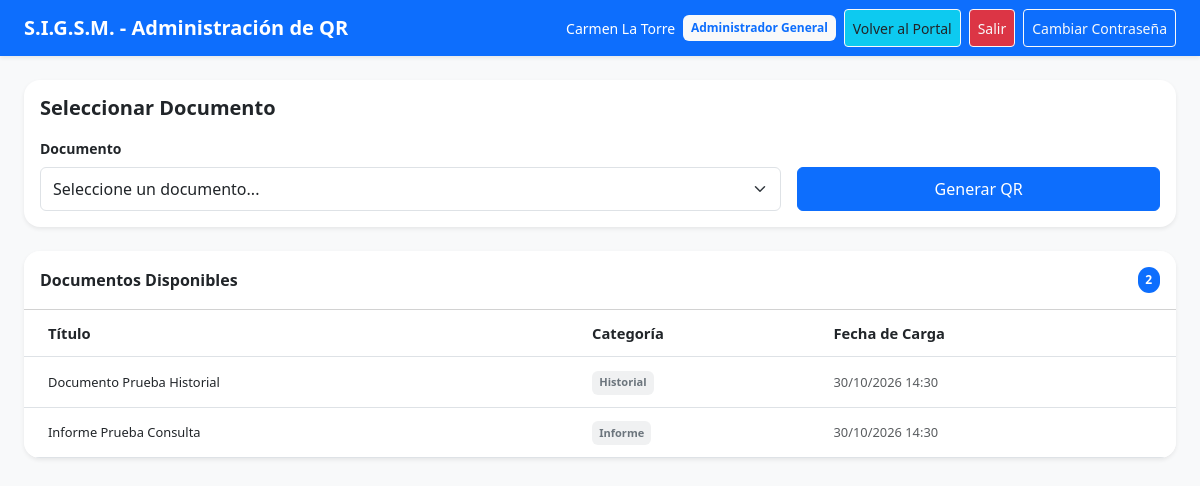
/views/qr_documentos.php (signed in), run on the app's committed database.
### tables this page shows
CREATE TABLE documento (
id_documento INT PRIMARY KEY AUTO_INCREMENT,
id_categoria INT,
id_usuario_carga INT,
titulo VARCHAR(255) NOT NULL,
url_archivo VARCHAR(255) NOT NULL,
fecha_carga DATETIME DEFAULT CURRENT_TIMESTAMP,
FOREIGN KEY (id_categoria) REFERENCES categoria_documento(id_categoria) ON DELETE RESTRICT,
FOREIGN KEY (id_usuario_carga) REFERENCES usuario(id_usuario) ON DELETE RESTRICT
);

CREATE TABLE categoria_documento (
id_categoria INT PRIMARY KEY AUTO_INCREMENT,
nombre VARCHAR(255) NOT NULL,
descripcion TEXT
);

### includes/auth_middleware.php (called while the page is built, shortened)
<?php
if (!function_exists('e')) {
    function e($datoV) {
        return htmlspecialchars($datoV ?? '', ENT_QUOTES | ENT_SUBSTITUTE, 'UTF-8');
    }
}
function obtenerRol() {
    return $_SESSION['role_name'] ?? 'Invitado';
}

### models/Documento.php (called while the page is built, shortened)
<?php
class Documento {
    private $conexion;
    public function __construct($bd) {
        $this->conexion = $bd;
    }
    public function listar() {
        $sql = '
            SELECT d.id_documento, d.titulo, d.url_archivo, d.fecha_carga, d.id_categoria, c.nombre AS categoria
            FROM documento d
            LEFT JOIN categoria_documento c ON d.id_categoria = c.id_categoria
            ORDER BY d.fecha_carga DESC
        ';
        $prep = $this->conexion->prepare($sql);
        $prep->execute();
        return $prep->fetchAll();
    }
}

### views/qr_documentos.php (the view, shortened to what this page needs)
<?php
require_once __DIR__ . '/../includes/auth_middleware.php';
require_once __DIR__ . '/../models/Documento.php';
$baseObj = new Database();
$bd = $baseObj->getConnection();
$modDoc = new Documento($bd);
$docs = $modDoc->listar();
$rolNom = obtenerRol();
$nomUsu = $_SESSION['user_name'] ?? 'Usuario';
?>
<!DOCTYPE html>
<html lang="es">
<head>
    <link href="https://cdn.jsdelivr.net/npm/bootstrap@5.3.0/dist/css/bootstrap.min.css" rel="stylesheet">
    <link rel="stylesheet" href="../assets/css/mobile.css">
</head>
<body class="d-flex flex-column min-vh-100 bg-light">
<nav class="navbar navbar-dark bg-primary shadow-sm flex-shrink-0">
    <div class="container-fluid px-3 px-lg-4">
        <a class="navbar-brand fw-bold mb-0" href="index.php">S.I.G.S.M. - Administración de QR</a>
        <div class="d-flex align-items-center gap-2">
            <span class="text-white small d-none d-sm-inline"><?= e($nomUsu) ?></span>
            <span class="badge bg-light text-primary"><?= e($rolNom) ?></span>
            <a href="../index.php" class="btn text-dark btn-info btn-outline-light btn-sm d-inline-flex align-items-center">Volver al Portal</a>
            <a href="logout.php" class="btn btn-danger btn-outline-light btn-sm d-inline-flex align-items-center">Salir</a>
            <a href="cambiar_password.php" class="btn btn-outline-light btn-sm d-inline-flex align-items-center">Cambiar Contraseña</a>
        </div>
    </div>
</nav>
<main class="flex-grow-1 d-flex flex-column p-3 p-lg-4">
    <div class="mx-auto w-100" style="max-width: 1200px;">
        <div class="card border-0 shadow-sm mb-4 flex-shrink-0">
            <div class="card-body">
                <h5 class="card-title fw-bold mb-3">Seleccionar Documento</h5>
                <form action="../controllers/QRController.php" method="POST">
                    <div class="row g-3 align-items-end">
                        <div class="col-12 col-md-8">
                            <label for="id_documento" class="form-label small fw-bold">Documento</label>
                            <select class="form-select" id="id_documento" name="id_documento" required>
                                <option value="" selected disabled>Seleccione un documento...</option>
                            </select>
                        </div>
                        <div class="col-12 col-md-4">
                            <button type="submit" class="btn btn-primary w-100">Generar QR</button>
                        </div>
                    </div>
                </form>
            </div>
        </div>
        <div class="card border-0 shadow-sm flex-grow-1 d-flex flex-column overflow-hidden">
            <div class="card-header bg-white py-3 fw-bold d-flex justify-content-between align-items-center">
                <span>Documentos Disponibles</span>
                <span class="badge bg-primary rounded-pill"><?= count($docs) ?></span>
            </div>
            <div class="card-body p-0 d-flex flex-column flex-grow-1 overflow-hidden">
                <div class="table-responsive flex-grow-1 overflow-auto">
                    <table class="table table-hover align-middle mb-0 table-sm">
                        <thead class="sticky-top bg-light">
                            <tr>
                                <th class="ps-4">Título</th>
                                <th class="d-none d-md-table-cell">Categoría</th>
                                <th class="d-none d-md-table-cell">Fecha de Carga</th>
                            </tr>
                        </thead>
                        <tbody>
                            <?php if (empty($docs)): ?>
                                <tr><td colspan="3" class="text-center py-4 text-muted">No hay documentos disponibles.</td></tr>
                            <?php else: ?>
                                <?php foreach ($docs as $docFila): ?>
                                    <tr>
                                        <td class="ps-4 fw-medium small"><?= e($docFila['titulo']) ?></td>
                                        <td class="d-none d-md-table-cell"><span class="badge bg-secondary bg-opacity-10 text-secondary"><?= e($docFila['categoria'] ?? 'Sin categoría') ?></span></td>
                                        <td class="text-muted small d-none d-md-table-cell"><?= e(date('d/m/Y H:i', strtotime($docFila['fecha_carga']))) ?></td>
                                    </tr>
                                <?php endforeach; ?>
                            <?php endif; ?>
                        </tbody>
                    </table>
                </div>
            </div>
        </div>
    </div>
</main>
</body>
</html>

### assets/css/mobile.css (style rules this page uses)
html { font-size: 16px; }
body { font-size: 1rem; line-height: 1.5; text-rendering: optimizeLegibility; -webkit-font-smoothing: antialiased; padding-left: env(safe-area-inset-left); padding-right: env(safe-area-inset-right); padding-bottom: env(safe-area-inset-bottom); }
p, li, label, button, input, select, textarea, .badge, .small { line-height: 1.5; }
.card, .alert, .modal-content { border-radius: 16px; }
.card-body { padding: 1rem; }
.card-header { padding: 0.75rem 1rem; }
.btn, .form-control, .form-select, textarea, select { min-height: 44px; }
.btn-sm { min-height: 38px; }
.table-responsive { overflow-x: auto; }
.table { min-width: 480px; font-size: 0.92rem; }
.table th, .table td { padding: 0.75rem 0.5rem; vertical-align: middle; white-space: normal; }
@media (min-width: 576px) { .btn, .btn-sm { width: auto; } }

### data on the page
documento: titulo "Documento Prueba Historial", id_categoria.nombre "Historial", fecha_carga "30/10/2026 14:30"
documento: titulo "Informe Prueba Consulta", id_categoria.nombre "Informe", fecha_carga "30/10/2026 14:30"

### other printed values
$nomUsu "Carmen La Torre"
$rolNom "Administrador General"
count($docs) "2"
